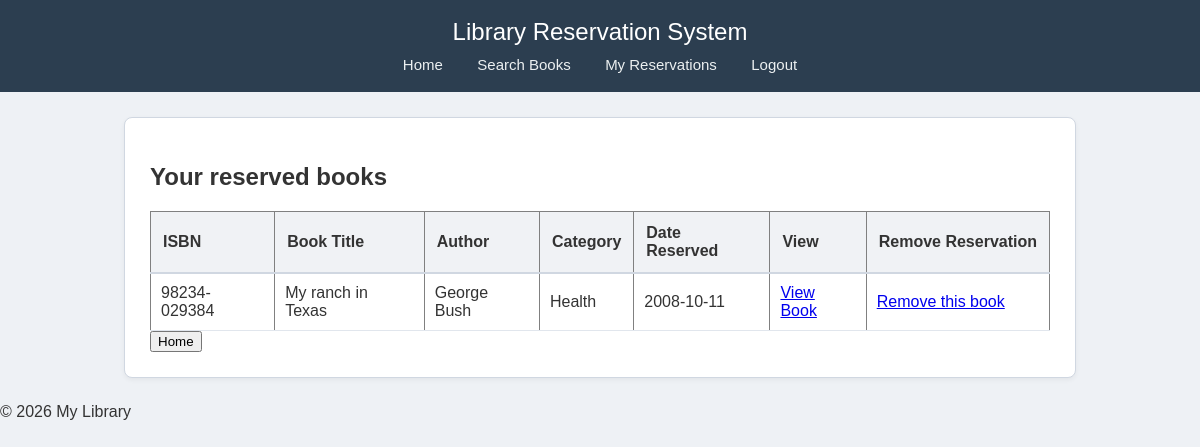
The app's page /resbooks.php (signed in) with its own data.
### tables this page shows
CREATE TABLE `reservations` (
  `ISBN` varchar(20) NOT NULL,
  `Username` varchar(40) NOT NULL,
  `ReservedDate` date NOT NULL
);

CREATE TABLE `books` (
  `ISBN` varchar(20) NOT NULL,
  `BookTitle` varchar(40) NOT NULL,
  `Author` varchar(40) NOT NULL,
  `Edition` int(2) NOT NULL,
  `Year` year(4) NOT NULL,
  `CategoryID` int(3) NOT NULL,
  `Reserved` char(1) NOT NULL
);

CREATE TABLE `categories` (
  `CategoryID` int(3) NOT NULL,
  `CategoryDescription` varchar(20) NOT NULL
);

### resbooks.php (the view, shortened to what this page needs)
<?php
require_once "header.php";
require_once "database.php";
$username = $_SESSION['account'];
$sql = "SELECT b.ISBN, BookTitle, Author, ReservedDate, CategoryDescription
        FROM reservations r
        JOIN books b ON r.ISBN = b.ISBN
        JOIN categories c ON b.CategoryID = c.CategoryID
        WHERE r.Username = '$username'";
$result = $conn->query($sql);
?>
<h2>Your reserved books</h2>
<?php
if ($result->num_rows > 0) {
    echo "<table border='1'>";
    echo "<tr>
            <th>ISBN</th>
            <th>Book Title</th>
            <th>Author</th>
            <th>Category</th>
            <th>Date Reserved</th>
            <th>View</th>
            <th>Remove Reservation</th>
        </tr>";
    while ($row = $result->fetch_assoc()) {
        echo "<tr><td>";
        echo (htmlentities($row["ISBN"]));
        echo ("</td><td>");
        echo (htmlentities($row["BookTitle"]));
        echo ("</td><td>");
        echo (htmlentities($row["Author"]));
        echo ("</td><td>");
        echo (htmlentities($row["CategoryDescription"]));
        echo ("</td><td>");
        echo (htmlentities($row["ReservedDate"]));
        echo ("</td><td>");
        echo ('<a href ="view.php?id='.htmlentities($row["ISBN"]).'">View Book</a>');
        echo ("</td><td>");
        echo '<a href="unreserve.php?isbn='.htmlentities($row["ISBN"]).'">Remove this book</a>';
        echo ("</td></tr>\n");
    }
    echo "</table>";
} else {
    echo "0 results";
}
?>
<input type="button" value="Home" onclick="location.href='index.php'; return false;">
<?php
require_once "footer.php";
?>

### styles.css (style rules this page uses)
body { font-family: Arial, Helvetica, sans-serif; background: #eef1f5; margin: 0; padding: 0; color: #333; }
table { width: 100%; border-collapse: collapse; margin-top: 18px; background: #fff; }
table th { background-color: #f0f2f5; padding: 12px; text-align: left; border-bottom: 2px solid #d0d7e1; }
table td { border-bottom: 1px solid #e1e6ed; padding: 10px; }

### records on screen
reservations: books.ISBN "98234-029384", books.BookTitle "My ranch in Texas", books.Author "George Bush", categories.CategoryDescription "Health", ReservedDate "2008-10-11"
